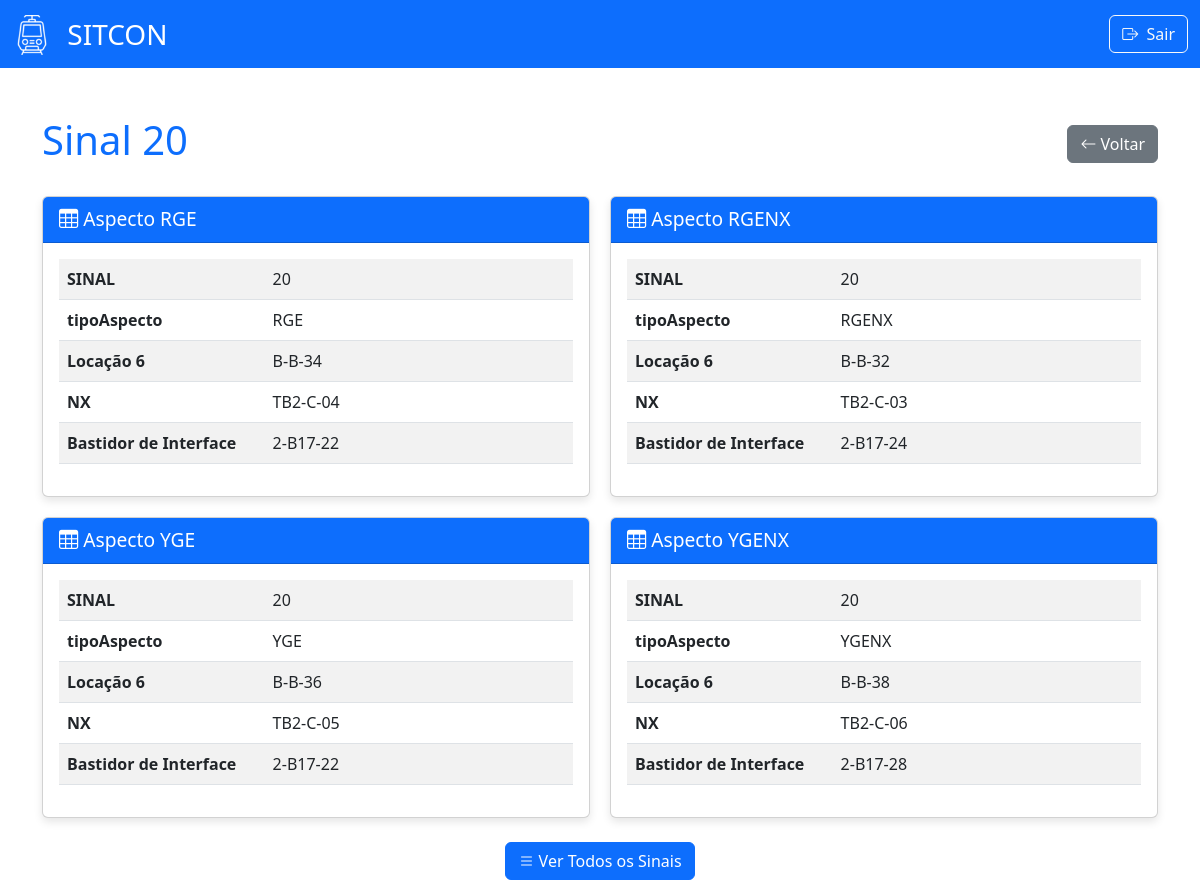
The app's page /sinais/20 (signed in) with its own data.
### models.py (models this page shows, shortened)
class Sinais(db.Model):
    __tablename__ = 'sinais'
    idSinais = db.Column(db.Integer, primary_key=True)
    tipoAspecto = db.Column(db.String(5), primary_key=True)
    L1 = db.Column(db.String(8), nullable=True)
    L2 = db.Column(db.String(8), nullable=True)
    L3 = db.Column(db.String(8), nullable=True)
    L4 = db.Column(db.String(8), nullable=True)
    L5 = db.Column(db.String(8), nullable=True)
    L6 = db.Column(db.String(8), nullable=True)
    L7 = db.Column(db.String(8), nullable=True)
    L8 = db.Column(db.String(8), nullable=True)
    L10 = db.Column(db.String(8), nullable=True)
    tower = db.Column(db.String(8), nullable=True)
    interface = db.Column(db.String(8), nullable=True)
    L14 = db.Column(db.String(8), nullable=True)
    L15 = db.Column(db.String(8), nullable=True)
    L16 = db.Column(db.String(8), nullable=True)
    L18 = db.Column(db.String(8), nullable=True)
    L19 = db.Column(db.String(8), nullable=True)
    L20 = db.Column(db.String(8), nullable=True)
    L21 = db.Column(db.String(8), nullable=True)
    L22 = db.Column(db.String(8), nullable=True)
    L23 = db.Column(db.String(8), nullable=True)

### app.py (the view)
@app.route('/sinais/<sinal_id>')
def sinal_detail(sinal_id):
    if not session.get('logado'):
        return redirect(url_for('login'))
    try:
        amv_number = int(sinal_id)
    except ValueError:
        flash('ID do SINAL inválido', 'error')
        return redirect(url_for('sianais'))
    TRADUCAO_CAMPOS = {
      'idSinais': 'SINAL',
      'tipoAspecto': 'Tipo do Aspecto',
      'L1': 'Locação 1',
        'L2': 'Locação 2',
        'L3': 'Locação 3',
        'L4': 'Locação 4',
        'L5': 'Locação 5',
        'L6': 'Locação 6',
        'L7': 'Locação 7',
        'L9': 'Locação 9',
        'L10': 'Locação 10',
        'tower': 'NX',
        'interface': 'Bastidor de Interface',
        'L14': 'Locação 14',
        'L15': 'Locação 15',
        'L16': 'Locação 16',
        'L17': 'Locação 17',
        'L18': 'Locação 18',
        'L20': 'Locação 20',
        'L21': 'Locação 21',
        'L22': 'Locação 22',
        'L23': 'Locação 23'
    }
    registros = Sinais.query.filter_by(idSinais=sinal_id).all()
    if not registros:
        flash(f'SINAL {sinal_id} não encontrado', 'warning')
        return redirect(url_for('sinal'))
    dados = []
    for registro in registros:
        campos_registro = {}
        for coluna in Sinais.__table__.columns:
            nome_original = coluna.name
            nome_amigavel = nome_original if nome_original == 'tipoAspecto' else TRADUCAO_CAMPOS.get(nome_original, nome_original)
            valor = getattr(registro, nome_original)
            if valor not in [None, '']:
                campos_registro[nome_amigavel] = valor
        dados.append(campos_registro)
    if not dados:
        flash(f'Sinal {sinal_id} não encontrado', 'warning')
        return redirect(url_for('sinais'))
    return render_template('sinal_detail.html',
                        sinal_id=sinal_id,
                        registros=dados)

### templates/sinal_detail.html (shortened to what this page needs)
<!DOCTYPE html>
<html lang="pt-BR">
  <head>
    <link
      href="https://cdn.jsdelivr.net/npm/bootstrap@5.3.0/dist/css/bootstrap.min.css"
      rel="stylesheet"
    />
    <link
      rel="stylesheet"
      href="https://cdn.jsdelivr.net/npm/bootstrap-icons@1.10.0/font/bootstrap-icons.css"
    />
  </head>
  <body>
    <nav class="navbar bg-primary navbar-dark">
      <div class="container-fluid">
        <a class="navbar-brand" href="/sitcon" style="font-size: 28px">
          <img
            src="{{ url_for('static', filename='images/train3.png') }}"
            alt="Logo SITCON"
            width="40"
            height="40"
            class="d-inline-block align-text-top me-2"
          />
          SITCON
        </a>
        <div class="d-flex">
          <a href="{{ url_for('logout') }}" class="btn btn-outline-light">
            <i class="bi bi-box-arrow-right me-1"></i> Sair
          </a>
        </div>
      </div>
    </nav>
    <div class="container mt-5">
      <div class="d-flex justify-content-between align-items-center mb-4">
        <h1 class="text-primary">Sinal {{ sinal_id }}</h1>
        <a href="/sinais" class="btn btn-secondary">
          <i class="bi bi-arrow-left"></i> Voltar
        </a>
      </div>
      <div class="registro-grid">
        <div class="card">
          <div class="card-header bg-primary text-white">
            <i class="bi bi-table"></i> Aspecto RGE
          </div>
          <div class="card-body">
            <div class="table-responsive">
              <table class="table table-striped">
                <tbody>
                  {% if registros|length > 0 %} {% for nome, valor in
                  registros[0].items() %}
                  <tr>
                    <td width="40%"><strong>{{ nome }}</strong></td>
                    <td>{{ valor }}</td>
                  </tr>
                  {% endfor %} {% else %}
                  <tr>
                    <td colspan="2" class="text-center">
                      Nenhum dado disponível
                    </td>
                  </tr>
                  {% endif %}
                </tbody>
              </table>
            </div>
          </div>
        </div>
        <div class="card">
          <div class="card-header bg-primary text-white">
            <i class="bi bi-table"></i> Aspecto RGENX
          </div>
          <div class="card-body">
            <div class="table-responsive">
              <table class="table table-striped">
                <tbody>
                  {% if registros|length > 1 %} {% for nome, valor in
                  registros[1].items() %}
                  <tr>
                    <td width="40%"><strong>{{ nome }}</strong></td>
                    <td>{{ valor }}</td>
                  </tr>
                  {% endfor %} {% else %}
                  <tr>
                    <td colspan="2" class="text-center">
                      Nenhum dado disponível
                    </td>
                  </tr>
                  {% endif %}
                </tbody>
              </table>
            </div>
          </div>
        </div>
        <div class="card">
          <div class="card-header bg-primary text-white">
            <i class="bi bi-table"></i> Aspecto YGE
          </div>
          <div class="card-body">
            <div class="table-responsive">
              <table class="table table-striped">
                <tbody>
                  {% if registros|length > 2 %} {% for nome, valor in
                  registros[2].items() %}
                  <tr>
                    <td width="40%"><strong>{{ nome }}</strong></td>
                    <td>{{ valor }}</td>
                  </tr>
                  {% endfor %} {% else %}
                  <tr>
                    <td colspan="2" class="text-center">
                      Nenhum dado disponível
                    </td>
                  </tr>
                  {% endif %}
                </tbody>
              </table>
            </div>
          </div>
        </div>
        <div class="card">
          <div class="card-header bg-primary text-white">
            <i class="bi bi-table"></i> Aspecto YGENX
          </div>
          <div class="card-body">
            <div class="table-responsive">
              <table class="table table-striped">
                <tbody>
                  {% if registros|length > 3 %} {% for nome, valor in
                  registros[3].items() %}
                  <tr>
                    <td width="40%"><strong>{{ nome }}</strong></td>
                    <td>{{ valor }}</td>
                  </tr>
                  {% endfor %} {% else %}
                  <tr>
                    <td colspan="2" class="text-center">
                      Nenhum dado disponível
                    </td>
                  </tr>
                  {% endif %}
                </tbody>
              </table>
            </div>
          </div>
        </div>
      </div>
      <div class="text-center mt-4">
        <a href="/sinais" class="btn btn-primary">
          <i class="bi bi-list"></i> Ver Todos os Sinais
        </a>
      </div>
    </div>
  </body>
</html>

### templates/sinal_detail.html (style rules this page uses)
.card-header { font-size: 1.2rem; }
.card { box-shadow: 0 4px 8px rgba(0, 0, 0, 0.1); height: 100%; }
.table-responsive { max-height: 300px; overflow-y: auto; }
.registro-grid { display: grid; grid-template-columns: repeat(2, 1fr); gap: 20px; }

### records on screen
Sinais: nome "tipoAspecto", tipoAspecto "RGE", nome "Locação 6", L6 "B-B-34", nome "NX", tower "TB2-C-04", nome "Bastidor de Interface", interface "2-B17-22"
Sinais: nome "tipoAspecto", tipoAspecto "RGENX", nome "Locação 6", L6 "B-B-32", nome "NX", tower "TB2-C-03", nome "Bastidor de Interface", interface "2-B17-24"
Sinais: nome "tipoAspecto", tipoAspecto "YGE", nome "Locação 6", L6 "B-B-36", nome "NX", tower "TB2-C-05", nome "Bastidor de Interface", interface "2-B17-22"
Sinais: nome "tipoAspecto", tipoAspecto "YGENX", nome "Locação 6", L6 "B-B-38", nome "NX", tower "TB2-C-06", nome "Bastidor de Interface", interface "2-B17-28"

### other values on screen
{{ sinal_id }} "20"
{{ nome }} "SINAL"
{{ valor }} "20"
